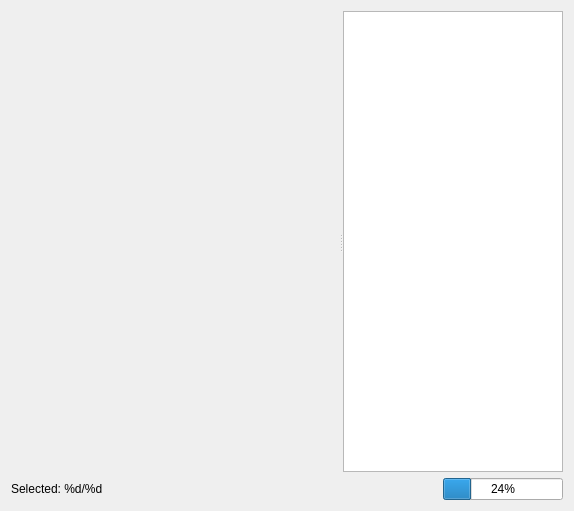
<?xml version="1.0" encoding="UTF-8"?>
<ui version="4.0">
 <class>CharsetSelector</class>
 <widget class="QWidget" name="CharsetSelector">
  <property name="geometry">
   <rect>
    <x>0</x>
    <y>0</y>
    <width>574</width>
    <height>511</height>
   </rect>
  </property>
  <property name="windowTitle">
   <string>Form</string>
  </property>
  <layout class="QVBoxLayout" name="verticalLayout">
   <item>
    <widget class="QSplitter" name="splitter">
     <property name="sizePolicy">
      <sizepolicy hsizetype="Expanding" vsizetype="Expanding">
       <horstretch>0</horstretch>
       <verstretch>0</verstretch>
      </sizepolicy>
     </property>
     <property name="orientation">
      <enum>Qt::Orientation::Horizontal</enum>
     </property>
     <widget class="CharsetCanvas" name="canvas" native="true"/>
     <widget class="QListWidget" name="list_block">
      <property name="maximumSize">
       <size>
        <width>220</width>
        <height>16777215</height>
       </size>
      </property>
     </widget>
    </widget>
   </item>
   <item>
    <layout class="QHBoxLayout" name="horizontalLayout">
     <property name="bottomMargin">
      <number>0</number>
     </property>
     <item>
      <widget class="QLabel" name="lab_selected">
       <property name="text">
        <string>Selected: %d/%d</string>
       </property>
      </widget>
     </item>
     <item>
      <spacer name="horizontalSpacer">
       <property name="orientation">
        <enum>Qt::Orientation::Horizontal</enum>
       </property>
       <property name="sizeHint" stdset="0">
        <size>
         <width>40</width>
         <height>20</height>
        </size>
       </property>
      </spacer>
     </item>
     <item>
      <widget class="QProgressBar" name="pgb">
       <property name="maximumSize">
        <size>
         <width>120</width>
         <height>16777215</height>
        </size>
       </property>
       <property name="value">
        <number>24</number>
       </property>
       <property name="alignment">
        <set>Qt::AlignmentFlag::AlignCenter</set>
       </property>
      </widget>
     </item>
    </layout>
   </item>
  </layout>
 </widget>
 <customwidgets>
  <customwidget>
   <class>CharsetCanvas</class>
   <extends>QWidget</extends>
   <header>control/charset_selector.h</header>
   <container>1</container>
  </customwidget>
 </customwidgets>
 <resources/>
 <connections/>
</ui>
